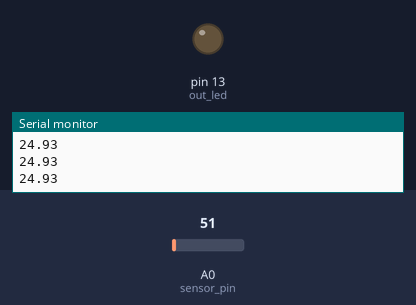
Simulated run of this sketch. Board: Arduino Uno, built with avr-gcc and run on an emulated ATmega328P. Parts: output pins drawn as LEDs (lit = HIGH), the last lines printed to the serial monitor. The test bench sets the inputs (shaded band); at power-on: A0 (sensor_pin) = 51.

Above: at 1.3 s.
1.4 s: A0 (sensor_pin) set to 62
At 2.7 s:
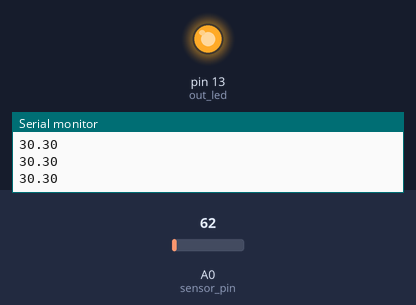
3.0 s: A0 (sensor_pin) set to 30
At 4.0 s:
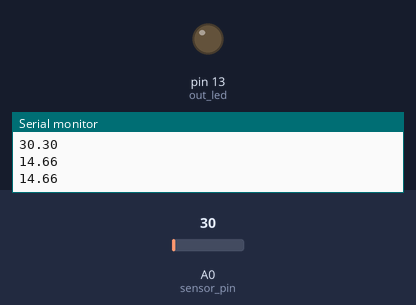
4.5 s: A0 (sensor_pin) set to 61
At 5.1 s:
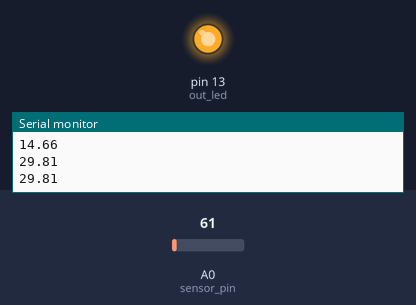
Timing chart, 0 to 7.5 s (numbered marks = the images above; inputs shaded):
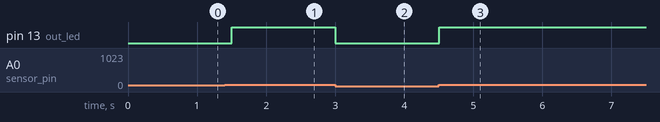

Measured:
- the behaviour switches between 57 and 58 on A0 (sensor_pin) (found by bisection; images 0 and 1)
- after the input at 1.4 s, pin 13 (out_led): LOW → HIGH after 0.10 s
- after the input at 3.0 s, pin 13 (out_led): HIGH → LOW at once
- after the input at 4.5 s, pin 13 (out_led): LOW → HIGH at once

The sketch:

Thermometer.ino
```cpp
/*
 * function : trigger a warning sound and light if the temperature >28
 * input    : LM35
 * output   : a led and a buzzer
 */

const int sensor_pin = 14;
const int out_led = 13;

void setup() {
  pinMode(out_led,OUTPUT);
  Serial.begin(9600);
}

void loop() {
  //read the current voltage at 10 bit resolution (0 to 1023)
  int val = analogRead(sensor_pin);
  //scale the value to temperature (10mV = 1 deg)
  float temp  = val / 1023.0 * 500;
  Serial.println(temp);
  if(temp > 28){
    digitalWrite(out_led,HIGH);
  }
  else{
    digitalWrite(out_led,LOW);
  }
  delay(500);
}
```
